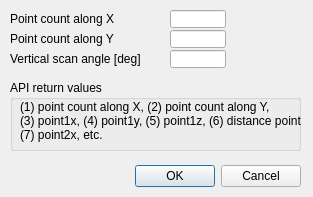
<?xml version="1.0" encoding="UTF-8"?>
<ui version="4.0">
 <class>CQDlgSimpleFilter_velodyne</class>
 <widget class="QDialog" name="CQDlgSimpleFilter_velodyne">
  <property name="geometry">
   <rect>
    <x>0</x>
    <y>0</y>
    <width>313</width>
    <height>197</height>
   </rect>
  </property>
  <property name="windowTitle">
   <string>Velodyne Coordinates</string>
  </property>
  <property name="locale">
   <locale language="English" country="UnitedStates"/>
  </property>
  <widget class="QDialogButtonBox" name="qqOkCancel">
   <property name="geometry">
    <rect>
     <x>10</x>
     <y>160</y>
     <width>291</width>
     <height>32</height>
    </rect>
   </property>
   <property name="standardButtons">
    <set>QDialogButtonBox::Cancel|QDialogButtonBox::Ok</set>
   </property>
  </widget>
  <widget class="QLabel" name="label">
   <property name="geometry">
    <rect>
     <x>10</x>
     <y>10</y>
     <width>141</width>
     <height>18</height>
    </rect>
   </property>
   <property name="text">
    <string>Point count along X</string>
   </property>
  </widget>
  <widget class="QLineEdit" name="qqX">
   <property name="geometry">
    <rect>
     <x>170</x>
     <y>10</y>
     <width>56</width>
     <height>18</height>
    </rect>
   </property>
  </widget>
  <widget class="QLabel" name="label_2">
   <property name="geometry">
    <rect>
     <x>10</x>
     <y>30</y>
     <width>141</width>
     <height>18</height>
    </rect>
   </property>
   <property name="text">
    <string>Point count along Y</string>
   </property>
  </widget>
  <widget class="QLineEdit" name="qqY">
   <property name="geometry">
    <rect>
     <x>170</x>
     <y>30</y>
     <width>56</width>
     <height>18</height>
    </rect>
   </property>
  </widget>
  <widget class="QGroupBox" name="groupBox">
   <property name="geometry">
    <rect>
     <x>10</x>
     <y>80</y>
     <width>291</width>
     <height>71</height>
    </rect>
   </property>
   <property name="title">
    <string>API return values</string>
   </property>
   <property name="flat">
    <bool>false</bool>
   </property>
   <widget class="QLabel" name="label_3">
    <property name="geometry">
     <rect>
      <x>10</x>
      <y>10</y>
      <width>281</width>
      <height>61</height>
     </rect>
    </property>
    <property name="text">
     <string>(1) point count along X, (2) point count along Y,
(3) point1x, (4) point1y, (5) point1z, (6) distance point1,
(7) point2x, etc.</string>
    </property>
   </widget>
  </widget>
  <widget class="QLineEdit" name="qqV">
   <property name="geometry">
    <rect>
     <x>170</x>
     <y>50</y>
     <width>56</width>
     <height>18</height>
    </rect>
   </property>
  </widget>
  <widget class="QLabel" name="label_4">
   <property name="geometry">
    <rect>
     <x>10</x>
     <y>50</y>
     <width>141</width>
     <height>18</height>
    </rect>
   </property>
   <property name="text">
    <string>Vertical scan angle [deg]</string>
   </property>
  </widget>
 </widget>
 <tabstops>
  <tabstop>qqX</tabstop>
  <tabstop>qqY</tabstop>
  <tabstop>qqOkCancel</tabstop>
 </tabstops>
 <resources/>
 <connections/>
</ui>
